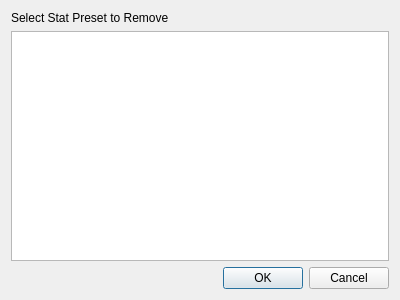
<?xml version="1.0" encoding="UTF-8"?>
<ui version="4.0">
 <class>Dialog</class>
 <widget class="QDialog" name="Dialog">
  <property name="geometry">
   <rect>
    <x>0</x>
    <y>0</y>
    <width>400</width>
    <height>300</height>
   </rect>
  </property>
  <property name="windowTitle">
   <string>Dialog</string>
  </property>
  <layout class="QGridLayout" name="gridLayout">
   <item row="0" column="0">
    <widget class="QLabel" name="label">
     <property name="text">
      <string>Select Stat Preset to Remove</string>
     </property>
    </widget>
   </item>
   <item row="1" column="0">
    <widget class="QListWidget" name="statPresetListWidget"/>
   </item>
   <item row="2" column="0">
    <widget class="QDialogButtonBox" name="buttonBox">
     <property name="orientation">
      <enum>Qt::Horizontal</enum>
     </property>
     <property name="standardButtons">
      <set>QDialogButtonBox::Cancel|QDialogButtonBox::Ok</set>
     </property>
    </widget>
   </item>
  </layout>
 </widget>
 <resources/>
 <connections>
  <connection>
   <sender>buttonBox</sender>
   <signal>accepted()</signal>
   <receiver>Dialog</receiver>
   <slot>accept()</slot>
   <hints>
    <hint type="sourcelabel">
     <x>248</x>
     <y>254</y>
    </hint>
    <hint type="destinationlabel">
     <x>157</x>
     <y>274</y>
    </hint>
   </hints>
  </connection>
  <connection>
   <sender>buttonBox</sender>
   <signal>rejected()</signal>
   <receiver>Dialog</receiver>
   <slot>reject()</slot>
   <hints>
    <hint type="sourcelabel">
     <x>316</x>
     <y>260</y>
    </hint>
    <hint type="destinationlabel">
     <x>286</x>
     <y>274</y>
    </hint>
   </hints>
  </connection>
 </connections>
</ui>
